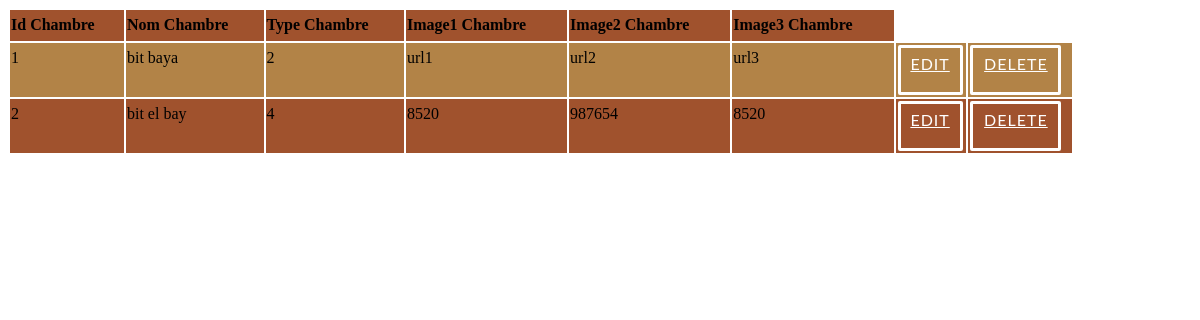
Screenshot of /pfc/cpanel/chambres/list.php with the database file from the repository.
### tables this page shows
CREATE TABLE IF NOT EXISTS `chambres` (
  `id_chambre` int(11) NOT NULL AUTO_INCREMENT,
  `nom_chambre` varchar(20) NOT NULL,
  `type_chambre` int(11) NOT NULL,
  `image1_chambre` varchar(200) NOT NULL,
  `image2_chambre` varchar(200) NOT NULL,
  `image3_chambre` varchar(200) NOT NULL,
  PRIMARY KEY (`id_chambre`)
);

### pfc/cpanel/chambres/list.php (the view, shortened to what this page needs)
<HTML>
	<head>
		<link rel="stylesheet" type="text/css" href="../css/view_style.css">
	</head>
<?php
echo "<table border=0 >";
echo "<tr>";
echo "<td><b>Id Chambre</b></td>";
echo "<td><b>Nom Chambre</b></td>";
echo "<td><b>Type Chambre</b></td>";
echo "<td><b>Image1 Chambre</b></td>";
echo "<td><b>Image2 Chambre</b></td>";
echo "<td><b>Image3 Chambre</b></td>";
echo "</tr>";
$result = mysql_query("SELECT * FROM `chambres`") or trigger_error(mysql_error());
while($row = mysql_fetch_array($result)){
foreach($row AS $key => $value) { $row[$key] = stripslashes($value); }
echo "<tr>";
echo "<td valign='top'>" . nl2br( $row['id_chambre']) . "</td>";
echo "<td valign='top'>" . nl2br( $row['nom_chambre']) . "</td>";
echo "<td valign='top'>" . nl2br( $row['type_chambre']) . "</td>";
echo "<td valign='top'>" . nl2br( $row['image1_chambre']) . "</td>";
echo "<td valign='top'>" . nl2br( $row['image2_chambre']) . "</td>";
echo "<td valign='top'>" . nl2br( $row['image3_chambre']) . "</td>";
echo "<td valign='top'><a href=edit.php?id_chambre={$row['id_chambre']} class='popup-button'>Edit</a></td><td><a href=delete.php?id_chambre={$row['id_chambre']} class='popup-button'>Delete</a></td> ";
echo "</tr>";
}
echo "</table>";
echo "<a href=new.php class='popup-button'>New Row</a>";
?>

### pfc/cpanel/css/view_style.css (style rules this page uses)
table { width: 90%; margin :0; height: auto; }
tbody tr:nth-child(even) { background-color: #B28347 !important; line-height : 1.8em; font-size: 100%; }
tbody tr:nth-child(odd) { background-color: #A0522D !important; line-height : 1.8em; font-size: 100%; }
.popup-button { border: 3px solid #FFF !important; padding: 2px !important; background: transparent !important; color: #FFF !important; font-family: 'Lato', Calibri, Arial, sans-serif; font-size: 1em !important; letter-spacing: 1px !important; text-transform: uppercase !important; cursor: pointer !important; display: inline-block !important; width : 80% !important; max-width : 150px; min-height : 40px; margin: 1px !important; border-radius: 2px !important; text-align: center; -webkit-transition: all 0.3s !important; -o-transition: all 0.3s !important; transition: all 0.3s !important; }

### rows the page displays
chambres: id_chambre "1", nom_chambre "bit baya", type_chambre "2", image1_chambre "url1", image2_chambre "url2", image3_chambre "url3"
chambres: id_chambre "2", nom_chambre "bit el bay", type_chambre "4", image1_chambre "8520", image2_chambre "987654", image3_chambre "8520"
